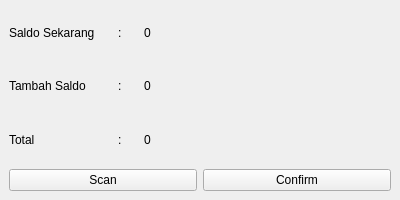
<?xml version="1.0" encoding="UTF-8"?>
<ui version="4.0">
 <class>TambahSaldo</class>
 <widget class="QMainWindow" name="TambahSaldo">
  <property name="geometry">
   <rect>
    <x>0</x>
    <y>0</y>
    <width>400</width>
    <height>200</height>
   </rect>
  </property>
  <property name="windowTitle">
   <string>Tambah Saldo</string>
  </property>
  <widget class="QWidget" name="centralwidget">
   <layout class="QVBoxLayout" name="verticalLayout">
    <item>
     <layout class="QHBoxLayout" name="layou_curr_saldo" stretch="5,1,12">
      <item>
       <widget class="QLabel" name="label_curr_saldo">
        <property name="text">
         <string>Saldo Sekarang</string>
        </property>
       </widget>
      </item>
      <item>
       <widget class="QLabel" name="separator_2">
        <property name="text">
         <string>:</string>
        </property>
       </widget>
      </item>
      <item>
       <widget class="QLabel" name="value_curr_saldo">
        <property name="text">
         <string>0</string>
        </property>
       </widget>
      </item>
     </layout>
    </item>
    <item>
     <layout class="QHBoxLayout" name="layout_add_saldo" stretch="5,1,12">
      <item>
       <widget class="QLabel" name="label_add_saldo">
        <property name="text">
         <string>Tambah Saldo</string>
        </property>
       </widget>
      </item>
      <item>
       <widget class="QLabel" name="separator">
        <property name="text">
         <string>:</string>
        </property>
       </widget>
      </item>
      <item>
       <widget class="QLabel" name="value_add_saldo">
        <property name="text">
         <string>0</string>
        </property>
       </widget>
      </item>
     </layout>
    </item>
    <item>
     <layout class="QHBoxLayout" name="layout_sum" stretch="5,1,12">
      <item>
       <widget class="QLabel" name="label_sum">
        <property name="text">
         <string>Total</string>
        </property>
       </widget>
      </item>
      <item>
       <widget class="QLabel" name="separator_3">
        <property name="text">
         <string>:</string>
        </property>
       </widget>
      </item>
      <item>
       <widget class="QLabel" name="value_sum">
        <property name="text">
         <string>0</string>
        </property>
       </widget>
      </item>
     </layout>
    </item>
    <item>
     <layout class="QHBoxLayout" name="layout_btn">
      <item>
       <widget class="QPushButton" name="btn_scan">
        <property name="text">
         <string>Scan</string>
        </property>
       </widget>
      </item>
      <item>
       <widget class="QPushButton" name="btn_confirm">
        <property name="text">
         <string>Confirm</string>
        </property>
       </widget>
      </item>
     </layout>
    </item>
   </layout>
  </widget>
 </widget>
 <resources/>
 <connections/>
</ui>
